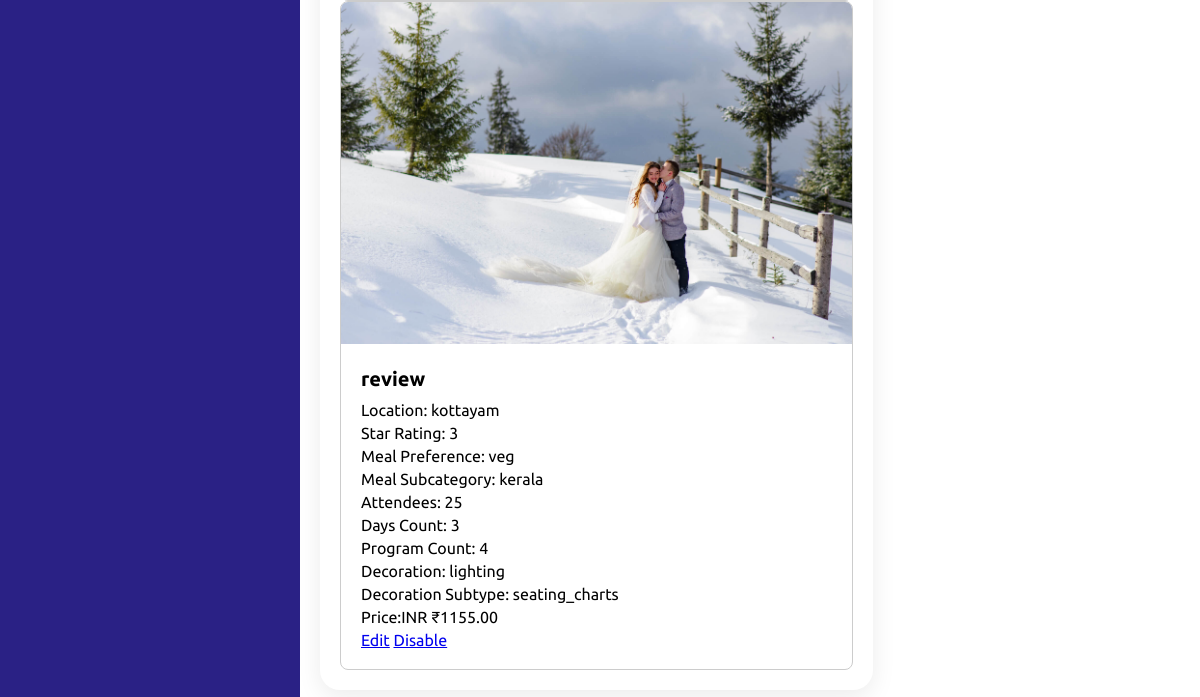
/myadmin/adview_packages/ (signed in, lower part), run on an earlier commit of the app's database.
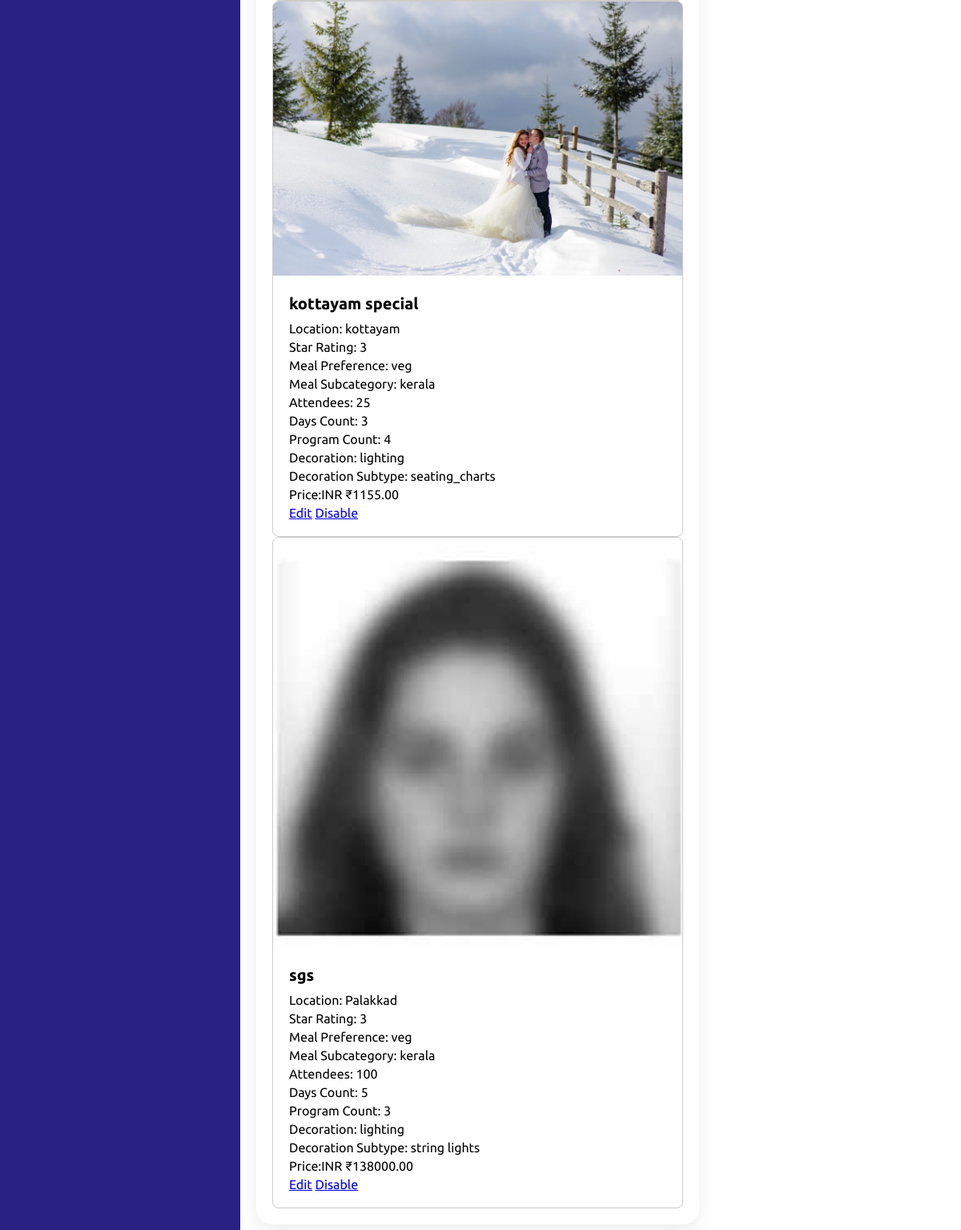
And on a later commit of the database.
### myadmin/models.py (models this page shows, shortened)
class Package(models.Model):
    package_name = models.CharField(max_length=100)
    star_rating = models.IntegerField()
    meal_preference = models.CharField(max_length=50)
    subcategory = models.CharField(max_length=20)
    attendees = models.IntegerField()
    days_count = models.IntegerField()
    program_count = models.IntegerField()
    price = models.DecimalField(max_digits=10, decimal_places=2)
    image = models.ImageField(upload_to='package_images/')
    location = models.CharField(max_length=100)
    dectype = models.CharField(max_length=10)
    subtype = models.CharField(max_length=20)

### myadmin/views.py (the view)
# urls.py: path('adview_packages/', views.adview_packages, name='adview_packages'),
@never_cache
@login_required(login_url='accounts:login')
def adview_packages(request):
    packages = Package.objects.all()
    return render(request, 'myadmin/adview_packages.html', {'packages': packages})

### myadmin/templates/myadmin/adview_packages.html (shortened to what this page needs)
{% load static %}
<!DOCTYPE html>
<html lang="en">
<head>
    <link rel="stylesheet" href="{% static 'css/styleadmin.css' %}">
</head>
<body>
    <div class="container">
        <div class="navigation">
        </div>
        <div class="main">
            <div class="details">
                <div class="recentOrders">
                    <div class="container">
                        <div class="row">
                            {% for package in packages %}
                            <div class="custom-card col-md-4 mb-4">
                                <div class="card">
                                    <img src="{{ package.image.url }}" class="card-img-top" alt="{{ package.package_name }}">
                                    <div class="card-body">
                                        <h5 class="card-title">{{ package.package_name }}</h5>
                                        <p class="card-text">Location: {{ package.location }}</p>
                                        <p class="card-text">Star Rating: {{ package.star_rating }}</p>
                                        <p class="card-text">Meal Preference: {{ package.meal_preference }}</p>
                                        <p class="card-text">Meal Subcategory: {{ package.subcategory }}</p>
                                        <p class="card-text">Attendees: {{ package.attendees }}</p>
                                        <p class="card-text">Days Count: {{ package.days_count }}</p>
                                        <p class="card-text">Program Count: {{ package.program_count }}</p>
                                        <p class="card-text">Decoration: {{ package.dectype }}</p>
                                        <p class="card-text">Decoration Subtype: {{ package.subtype }}</p>
                                        <p class="card-text">Price:INR ₹{{ package.price }}</p>
                                        <a href="{% url 'myadmin:edit_package' package.id %}" class="btn btn-primary">Edit</a>
                                        <a href="{% url 'myadmin:delete_package' package.id %}" class="btn btn-danger">Disable</a>
                                    </div>
                                </div>
                            </div>
                            {% endfor %}
                        </div>
                    </div>
                </div>
            </div>
        </div>
    </div>
</body>
</html>

### myadmin/static/css/styleadmin.css (style rules this page uses)
* { font-family: "Ubuntu", sans-serif; margin: 0; padding: 0; box-sizing: border-box; }
:root { --blue: #2a2185; --white: #fff; --gray: #f5f5f5; --black1: #222; --black2: #999; }
body { min-height: 100vh; overflow-x: hidden; }
.container { position: relative; width: 100%; }
.navigation { position: fixed; width: 300px; height: 100%; background: var(--blue); border-left: 10px solid var(--blue); transition: 0.5s; overflow: hidden; }
.main { position: absolute; width: calc(100% - 300px); left: 300px; min-height: 100vh; background: var(--white); transition: 0.5s; }
.details { position: relative; width: 100%; padding: 20px; display: grid; grid-template-columns: 2fr 1fr; grid-gap: 30px; }
.details .recentOrders { position: relative; display: grid; min-height: 500px; background: var(--white); padding: 20px; box-shadow: 0 7px 25px rgba(0, 0, 0, 0.08); border-radius: 20px; }

### myadmin/templates/myadmin/adview_packages.html (style rules this page uses)
.custom-card { display: flex; justify-content: center; align-items: center; }
.custom-card .card { width: 100%; border: 1px solid #ccc; border-radius: 8px; overflow: hidden; transition: transform 0.3s ease; }
.custom-card .card-img-top { width: 100%; height: auto; }
.custom-card .card-body { padding: 20px; }
.custom-card .card-title { font-size: 20px; font-weight: bold; margin-bottom: 10px; }

What changed in the data, as far as the page shows it:
changed Package "kottayam": package_name "review" → "kottayam special"
added Package: image (picture), package_name "sgs", location "Palakkad", star_rating "3", meal_preference "veg", subcategory "kerala", attendees "100", days_count "5", program_count "3", dectype "lighting", subtype "string lights", price "138000.00"
